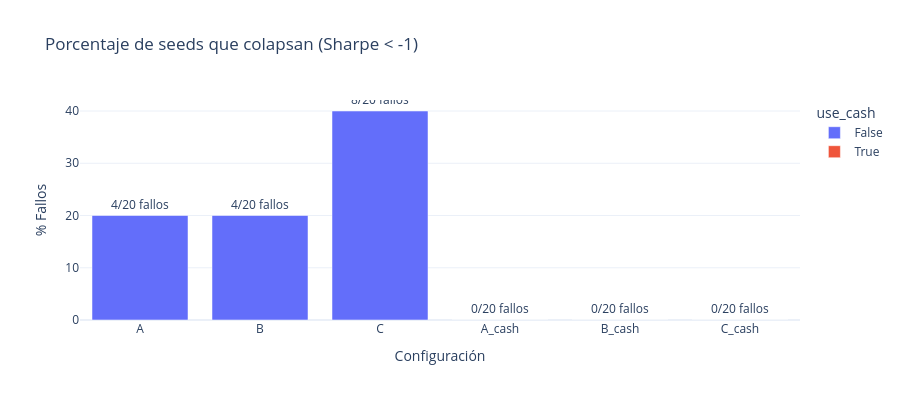

Source (notebook cell):
### Markdown cell above
## §3 El hallazgo principal: PPO tiene un modo de fallo catastrófico

Si miramos solo la media de Sharpe, todos los modelos parecen "más o menos iguales". Pero al mirar la **distribución completa**, aparece el problema: un porcentaje significativo de seeds colapsa a políticas degeneradas.

Definimos **fallo catastrófico** como un Sharpe en test < −1.0 (es decir, peor que perder dinero de forma sistemática).

### Code cell
sub_mu0 = runs[(runs["mu_turnover"] == 0.0) & (runs["leverage"] == 1.0)].copy()

failure = sub_mu0.groupby(["config", "use_cash"]).agg(
    n_seeds=("seed", "count"),
    n_failed=("failed", "sum"),
    pct_failed=("failed", lambda x: x.mean() * 100),
    worst_sharpe=("test_sharpe_net", "min"),
    median_sharpe=("test_sharpe_net", "median"),
).round(2).reset_index()

print("=" * 80)
print("TASA DE FALLOS CATASTROFICOS (mu=0, 20 seeds por config)")
print("=" * 80)
print(failure.to_string(index=False))

fig = px.bar(
    failure, x="config", y="pct_failed", color="use_cash",
    title="Porcentaje de seeds que colapsan (Sharpe < -1)",
    labels={"pct_failed": "% Fallos", "config": "Configuración"},
    text="n_failed",
)
fig.update_traces(texttemplate="%{text}/20 fallos", textposition="outside")
fig.update_layout(template="plotly_white", height=400)
fig.show()

### Figure 1 — Plotly figure (JSON) as saved in the notebook; plotly's stock layout.template omitted (floating-point values rounded to 4 significant figures)
{"data": [{"hovertemplate": "use_cash=False<br>Configuración=%{x}<br>% Fallos=%{y}<br>n_failed=%{text}<extra></extra>", "legendgroup": "False", "marker": {"color": "#636efa", "pattern": {"shape": ""}}, "name": "False", "orientation": "v", "showlegend": true, "text": [4.0, 4.0, 8.0], "textposition": "outside", "texttemplate": "%{text}/20 fallos", "type": "bar", "x": ["A", "B", "C"], "xaxis": "x", "y": [20.0, 20.0, 40.0], "yaxis": "y"}, {"hovertemplate": "use_cash=True<br>Configuración=%{x}<br>% Fallos=%{y}<br>n_failed=%{text}<extra></extra>", "legendgroup": "True", "marker": {"color": "#EF553B", "pattern": {"shape": ""}}, "name": "True", "orientation": "v", "showlegend": true, "text": [0.0, 0.0, 0.0], "textposition": "outside", "texttemplate": "%{text}/20 fallos", "type": "bar", "x": ["A_cash", "B_cash", "C_cash"], "xaxis": "x", "y": [0.0, 0.0, 0.0], "yaxis": "y"}], "layout": {"barmode": "relative", "height": 400, "legend": {"title": {"text": "use_cash"}, "tracegroupgap": 0}, "title": {"text": "Porcentaje de seeds que colapsan (Sharpe < -1)"}, "xaxis": {"anchor": "y", "domain": [0, 1], "title": {"text": "Configuración"}}, "yaxis": {"anchor": "x", "domain": [0, 1], "title": {"text": "% Fallos"}}}}
